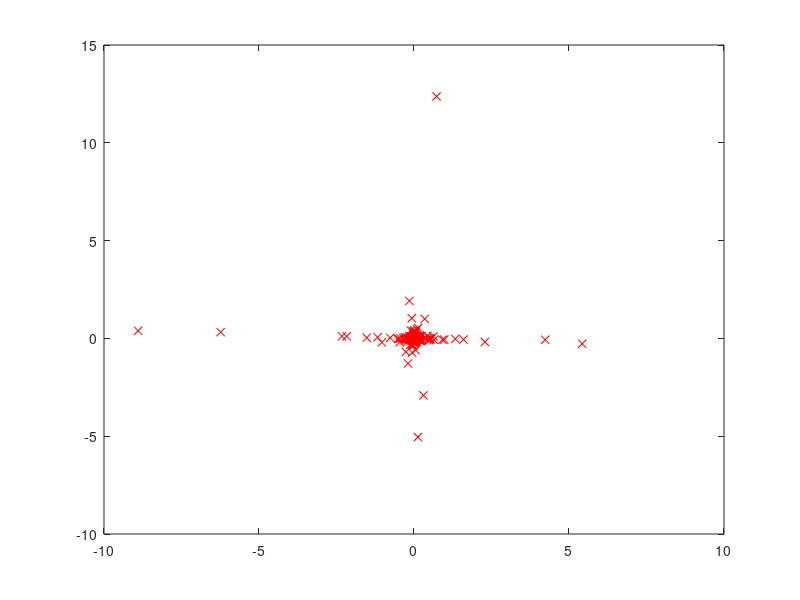

This chart was generated by the following MATLAB code: (Note: this script raises an error after producing the figure.)
rand('seed', 1e5)
randn('seed', 1e5);
ndata = 200;
niters = 30;

latentDim = 3;
dataDim = 3;

trueA = [round(randn(dataDim, latentDim)*40)/10];
trueBeta = 10;

tauSample = gamrnd(0.5, 0.5, ndata, latentDim);
sSample = randn(ndata, latentDim)./sqrt(tauSample);
X = sSample*trueA' + randn(ndata, dataDim)/sqrt(trueBeta);
%pre whiten data
[q, s] = eig(cov(X));
whiteningMatrix = q*diag(1./sqrt(diag(s)));
whiteX = X*whiteningMatrix;

trueMix = (trueA'*whiteningMatrix)';

%X = X./nrepmat(std(X), 1, size(X, 1));

plot(whiteX(:, 1), whiteX(:, 2), 'rx')

% X = zero meaned data;

ndata = size(whiteX, 1);
dataDim = size(whiteX, 2);
%latentDim = dataDim;

%V = mixing Weights - Matrix of latentDim Rows, dataDim Columns;
if dataDim > latentDim
  V = eye(dataDim);
else
  V = eye(latentDim);
end
V = V(1:dataDim, 1:latentDim);

% tau = latent noise precision - Matrix of ndata Rows, latentDim Columns;
tau = ones(ndata, latentDim);
tol = 1e-3;
% beta = output Noise - Scalar;
beta = 10;
counter = 1;
Vstore = V(:)';
betaStore = beta;
alpha = ones(1, latentDim)*0.01;
expD = eye(latentDim);
expD2 = expD.*expD;
for i = 1:niters
  maxchange = tol + 1;
  counter1 = 0;
  while maxchange > tol 
    oldV = V;
    [sbar, Sigma_s] = updatelatent2(whiteX, expD, expD2, V, tau, beta);
    %      V = updateV2(sbar, Sigma_s, whiteX, D, V);
    %      V = updateV3(sbar, Sigma_s, whiteX, D);
    V = updateV(sbar, Sigma_s, whiteX);
    [expD expD2] = updateD2(sbar, Sigma_s, V, whiteX, beta, alpha);
    maxchange = max(max(abs(V -oldV)));
    fprintf(1, 'Iteration %i max change: %d\n', counter1, maxchange)
    %disp(V'*V)
    counter1 = counter1 + 1;
  end
  beta = updatebeta2(sbar, Sigma_s, whiteX, expD, expD2, V); 
  %disp(beta)

  counter = counter + 1;
  Vstore(counter, :) = V(:)';
  betaStore(counter) = beta;
  tau = updatetau(sbar, Sigma_s);
  alpha = updatealpha(expD2);
  %tau = mackay_updatetau(sbar, Sigma_s, tau);
  %disp(tau)
  subplot(2, 1, 1)
  plot(Vstore)
  subplot(2, 1, 2)
  plot(log10(betaStore))
  drawnow
end





W = V'*3;
figure
for i = 1:dataDim
  for j = i+1:dataDim
    subplot(dataDim, dataDim, (i-1)*(dataDim)+ j)
    plot(whiteX(:, i), whiteX(:, j), 'rx')
    line([ 0 W(i, i)], [0 W(j, i)])
    line([ 0 W(i, j)], [0 W(j, j)])
    axis image
    xlabel(['Dimension ' num2str(i)])
    ylabel(['Dimension ' num2str(j)])
  end
end